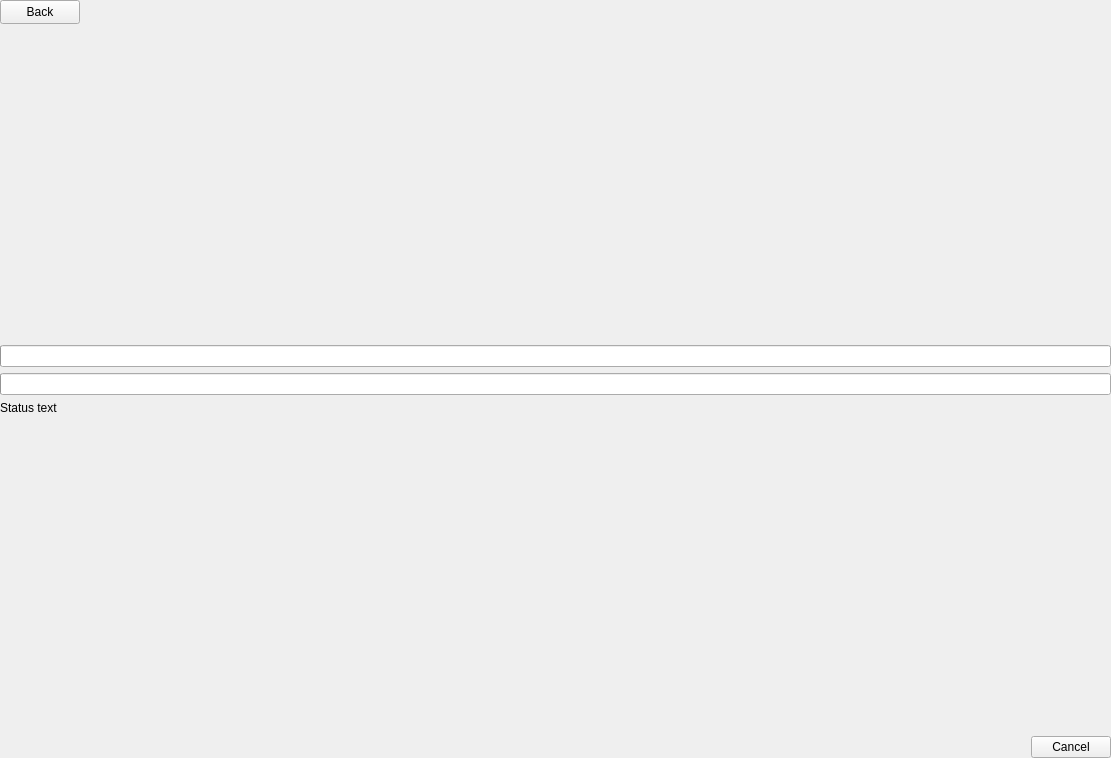
<?xml version="1.0" encoding="UTF-8"?>
<ui version="4.0">
 <class>GameImporterActivity</class>
 <widget class="QWidget" name="GameImporterActivity">
  <property name="geometry">
   <rect>
    <x>0</x>
    <y>0</y>
    <width>1111</width>
    <height>758</height>
   </rect>
  </property>
  <layout class="QVBoxLayout" name="verticalLayout_2">
   <property name="leftMargin">
    <number>0</number>
   </property>
   <property name="topMargin">
    <number>0</number>
   </property>
   <property name="rightMargin">
    <number>0</number>
   </property>
   <property name="bottomMargin">
    <number>0</number>
   </property>
   <item>
    <layout class="QHBoxLayout" name="mp_layout">
     <item>
      <widget class="QPushButton" name="mp_btn_close">
       <property name="minimumSize">
        <size>
         <width>0</width>
         <height>24</height>
        </size>
       </property>
       <property name="text">
        <string>Back</string>
       </property>
       <property name="icon">
        <iconset resource="../Resources/Resources.qrc">
         <normaloff>:/images/back</normaloff>:/images/back</iconset>
       </property>
      </widget>
     </item>
     <item>
      <spacer name="mp_spacer_3">
       <property name="orientation">
        <enum>Qt::Horizontal</enum>
       </property>
       <property name="sizeHint" stdset="0">
        <size>
         <width>40</width>
         <height>20</height>
        </size>
       </property>
      </spacer>
     </item>
    </layout>
   </item>
   <item>
    <spacer name="mp_spacer_2">
     <property name="orientation">
      <enum>Qt::Vertical</enum>
     </property>
     <property name="sizeHint" stdset="0">
      <size>
       <width>20</width>
       <height>40</height>
      </size>
     </property>
    </spacer>
   </item>
   <item>
    <widget class="QWidget" name="mp_panel_progress" native="true">
     <layout class="QVBoxLayout" name="verticalLayout">
      <property name="leftMargin">
       <number>0</number>
      </property>
      <property name="topMargin">
       <number>0</number>
      </property>
      <property name="rightMargin">
       <number>0</number>
      </property>
      <property name="bottomMargin">
       <number>0</number>
      </property>
      <item>
       <widget class="QProgressBar" name="mp_progress_bar_overall"/>
      </item>
      <item>
       <widget class="QProgressBar" name="mp_progress_bar_current"/>
      </item>
      <item>
       <widget class="QLabel" name="mp_label_current">
        <property name="text">
         <string notr="true">Status text</string>
        </property>
        <property name="alignment">
         <set>Qt::AlignLeading|Qt::AlignLeft|Qt::AlignTop</set>
        </property>
       </widget>
      </item>
     </layout>
    </widget>
   </item>
   <item>
    <spacer name="mp_spacer">
     <property name="orientation">
      <enum>Qt::Vertical</enum>
     </property>
     <property name="sizeHint" stdset="0">
      <size>
       <width>20</width>
       <height>40</height>
      </size>
     </property>
    </spacer>
   </item>
   <item>
    <widget class="QDialogButtonBox" name="mp_button_box">
     <property name="standardButtons">
      <set>QDialogButtonBox::Cancel</set>
     </property>
    </widget>
   </item>
  </layout>
 </widget>
 <resources>
  <include location="../Resources/Resources.qrc"/>
 </resources>
 <connections/>
</ui>
